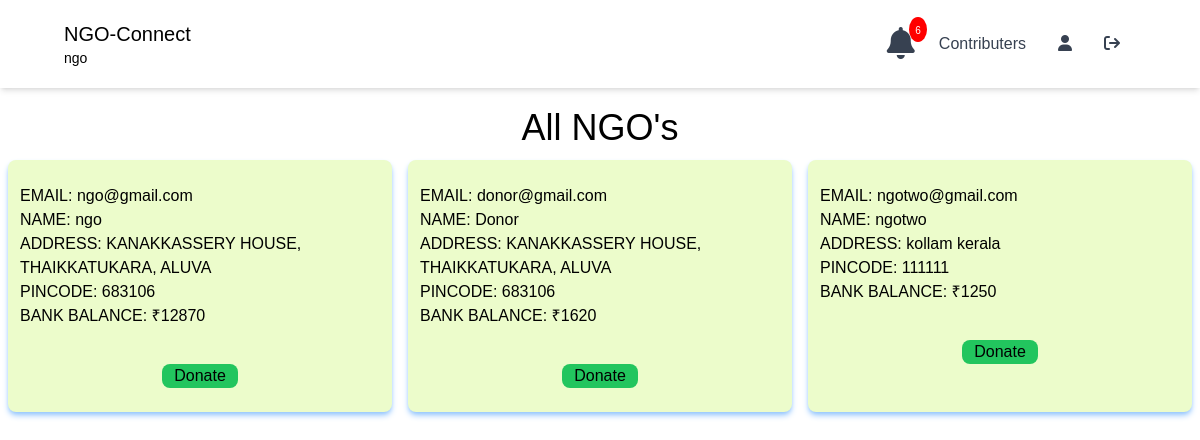
/donor/donor_base/ (signed in), run on an earlier commit of the app's database.
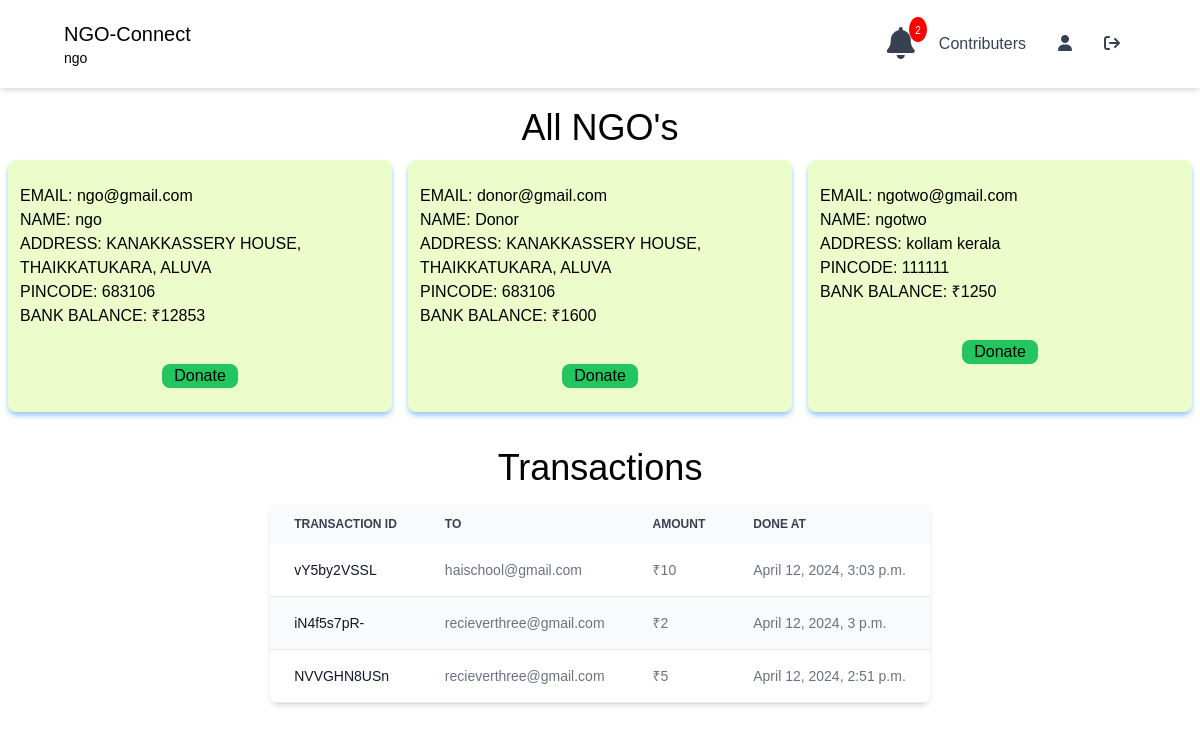
And on a later commit of the database.
### base/models.py (models this page shows)
class ngousers(models.Model):
    user = models.OneToOneField(User, on_delete=models.CASCADE)
    user_type = models.CharField(max_length=10, choices=[
        ('NGO', 'NGO'),
        ('Donor', 'Donor'),
        ('Receiver','Receiver'),
    ])
    phone_number = models.CharField(max_length=13, null=True)
    address = models.CharField(max_length=100, null=True)
    pincode = models.CharField(max_length=10, null=True)
    is_balance_defined =models.BooleanField(default=False)

### ngo/models.py (models this page shows)
class NgoBankTransactions(models.Model):
    from_user = models.ForeignKey(User, on_delete=models.CASCADE, related_name='sent', null=True)
    to_user = models.ForeignKey(User, on_delete=models.CASCADE, related_name='received', null=True)
    amount = models.IntegerField(null=True)
    transaction_id = models.CharField(max_length=10, null=True)
    transaction_type = models.CharField(max_length=8, choices=(('credited', 'credited'), ('debited', 'debited')), null=True)
    done_at = models.DateTimeField(auto_now=True,blank=True, null=True)

### donor/views.py (the view)
# urls.py: path('donor_base/', views.donor_base, name="donor_base"),
@login_required(login_url="signup")
def donor_base(request):
    ngos = ngousers.objects.filter(user_type='NGO')
    ngos_with_balance = []
    for ngo in ngos:
        ngo_bank = NgoBank.objects.filter(user=ngo.user).first()
        ngo_bank_balance = ngo_bank.current_balance if ngo_bank else None
        ngos_with_balance.append({
            'ngo': ngo,
            'bank_balance': ngo_bank_balance,
        })
    notifications = Notifications.objects.filter(user=request.user)
    notification_count = notifications.count()
    transactions = NgoBankTransactions.objects.filter(from_user=request.user).order_by('-done_at')
    context = {
        'ngos_with_balance': ngos_with_balance,
        'notifications': notifications,
        'notification_count': notification_count,
        'transactions' : transactions,
    }
    return render(request, 'donor_base.html', context)

### donor/templates/donor_base.html (shortened to what the changed rows need)
<!DOCTYPE html>
<html lang="en">
  <head>
    <script src="https://cdn.tailwindcss.com"></script>
    <link rel="stylesheet" href="https://cdnjs.cloudflare.com/ajax/libs/font-awesome/6.1.1/css/all.min.css" />
  </head>
  <body style="font-family: sans-serif">
    <header
      class="lg:px-16 px-4 bg-white flex flex-wrap items-center py-4 shadow-md"
    >
      <div class="flex-1 flex justify-between items-center">
      </div>
      <div class="hidden md:flex md:items-center md:w-auto w-full" id="menu">
        <nav>
          <ul
            class="md:flex items-center justify-between text-base text-gray-700 pt-4 md:pt-0"
          >
          <li class="relative">
            <a href="#" class="px-2" id="notificationButton">
              <div class="notification-icon">
                  <i class="fas fa-bell fa-2x"></i>
                  <span class="badge">{{ notification_count }}</span>
              </div>
            </a>
          </li>
          </ul>
        </nav>
      </div>
    </header>
    <section>
      <h1 class="text-center text-4xl mt-5">All NGO's</h1>
      <div class="text-center">
        {% if ngos_with_balance %}
        <div class="flex flex-wrap justify-center">
            {% for item in ngos_with_balance %}
            <div class="w-96 mx-2 shadow-md shadow-blue-300 p-3 my-3 bg-lime-100 rounded-lg">
                <ul class="mt-3">
                    <li class="text-left">EMAIL: {{ item.ngo.user.username }}</li>
                    <li class="text-left">NAME: {{ item.ngo.user.first_name }}</li>
                    <li class="text-left">ADDRESS: {{ item.ngo.address }}</li>
                    <li class="text-left">PINCODE: {{ item.ngo.pincode }}</li>
                    <li class="text-left">BANK BALANCE: ₹{{ item.bank_balance|default:"Balance not available" }}</li>
                </ul>
                <br>
                <div class="flex justify-around">
                    <form method="post" action="/donor/donate_btn_request">
                        <button type="submit" class="my-3 px-3 bg-green-500 rounded-lg">Donate</button>
                    </form>
                </div>
            </div>
            {% endfor %}
        </div>
        {% endif %}
    </div>
  </section>
  {% if transactions %}
  <h1 class="text-center mt-6 text-4xl">Transactions</h1>
  <section id="transactions" class="m-4 px-4 flex justify-center items-center">
    <div class="relative overflow-x-auto shadow-md sm:rounded-lg">
        <table class="w-full text-sm text-left rtl:text-right text-gray-500 dark:text-gray-400">
            <thead class="text-xs text-gray-700 uppercase bg-gray-50 dark:bg-gray-700 dark:text-gray-400">
                <tr>
                    <th scope="col" class="px-6 py-3">
                        Transaction Id
                    </th>
                    <th scope="col" class="px-6 py-3">
                        To
                    </th>
                    <th scope="col" class="px-6 py-3">
                        Amount
                    </th>
                    <th scope="col" class="px-6 py-3">
                        Done At
                    </th>
                </tr>
            </thead>
            <tbody>
                {% for i in transactions %}
                <tr class="odd:bg-white odd:dark:bg-gray-900 even:bg-gray-50 even:dark:bg-gray-800 border-b dark:border-gray-700">
                    <th scope="row" class="px-6 py-4 font-medium text-gray-900 whitespace-nowrap dark:text-white">
                        {{ i.transaction_id }}
                    </th>
                    <td class="px-6 py-4">
                        {{ i.to_user }}
                    </td>
                    <td class="px-6 py-4">
                        ₹{{ i.amount }}
                    </td>
                    <td class="px-6 py-4">
                        {{ i.done_at }}
                    </td>
                </tr>
                {% endfor %}
            </tbody>
        </table>
    </div>
    {% endif %}
  </section>
  </body>
</html>

What changed in the data, as far as the page shows it:
computed for ngousers "ngo@gmail.com": bank_balance "12870" → "12853"
computed for ngousers "donor@gmail.com": bank_balance "1620" → "1600"
added NgoBankTransactions: transaction_id "vY5by2VSSL", to_user "haischool@gmail.com", amount "10", done_at "April 12, 2024, 3:03 p.m."
added NgoBankTransactions: transaction_id "iN4f5s7pR-", to_user "recieverthree@gmail.com", amount "2", done_at "April 12, 2024, 3 p.m."
added NgoBankTransactions: transaction_id "NVVGHN8USn", to_user "recieverthree@gmail.com", amount "5", done_at "April 12, 2024, 2:51 p.m."
Also different on the page:
{{ notification_count }}: "6" → "2"
text now shown: "Transactions TRANSACTION ID TO AMOUNT DONE AT"
